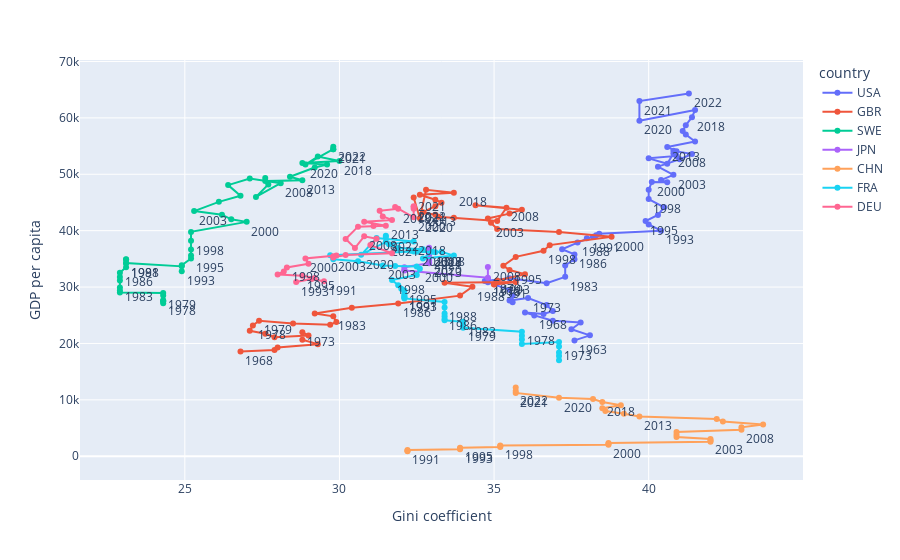

Notebook cell for this chart:
### Code cell
# plot GDP per capita on the y-axis and Gini on the x-axis:
fig = px.line(plot_data, 
              x = "gini", 
              y = "gdppc", 
              color = "country", 
              text = "year", 
              height = 800,
              labels = {"gini" : "Gini coefficient", "gdppc" : "GDP per capita"}
             )
fig.update_traces(textposition="bottom right")
fig.show()

### Figure 1 — Plotly figure (JSON) as saved in the notebook; plotly's stock layout.template omitted (floating-point values rounded to 4 significant figures)
{"data": [{"hovertemplate": "country=USA<br>Gini coefficient=%{x}<br>GDP per capita=%{y}<br>year=%{text}<extra></extra>", "legendgroup": "USA", "line": {"color": "#636efa", "dash": "solid"}, "marker": {"symbol": "circle"}, "mode": "lines+markers+text", "name": "USA", "orientation": "v", "showlegend": true, "text": [1963, null, null, null, null, 1968, null, null, null, null, 1973, null, null, null, null, 1978, 1979, null, null, null, 1983, null, null, 1986, null, 1988, null, null, 1991, null, 1993, null, 1995, null, null, 1998, null, 2000, null, null, 2003, null, null, null, null, 2008, null, null, null, null, 2013, null, null, null, null, 2018, null, 2020, 2021, 2022, null], "textposition": "bottom right", "type": "scatter", "x": [37.6, 38.1, 37.5, 37.8, 36.9, 36.3, 36, 36.6, 36.9, 36.7, 36.1, 35.5, 35.6, 35.6, 35.5, 34.8, 34.8, 34.7, 35.5, 36.7, 37.3, 37.3, 37.6, 37.6, 37.2, 37.7, 38.2, 38.3, 38, 38.4, 40.4, 40, 39.9, 40.3, 40.5, 40, 40, 40.1, 40.6, 40.4, 40.8, 40.3, 41, 41.4, 40.8, 40.8, 40.6, 40, 40.9, 40.9, 40.6, 41.5, 41.2, 41.1, 41.2, 41.4, 41.5, 39.7, 39.7, 41.3, null], "xaxis": "x", "y": [20550.0, 21440.0, 22530.0, 23710.0, 24040.0, 24950.0, 25470.0, 25230.0, 25730.0, 26800.0, 28040.0, 27640.0, 27310.0, 28510.0, 29530.0, 30830.0, 31460.0, 31080.0, 31560.0, 30700.0, 31810.0, 33820.0, 34920.0, 35790.0, 36700.0, 37890.0, 38910.0, 39200.0, 38640.0, 39450.0, 40000.0, 41110.0, 41710.0, 42780.0, 44150.0, 45600.0, 47230.0, 48620.0, 48600.0, 48970.0, 49910.0, 51350.0, 52650.0, 53600.0, 54150.0, 53700.0, 51860.0, 52820.0, 53260.0, 54080.0, 54840.0, 55820.0, 57040.0, 57660.0, 58700.0, 60130.0, 61400.0, 59490.0, 63000.0, 64340.0, 65880.0], "yaxis": "y"}, {"hovertemplate": "country=GBR<br>Gini coefficient=%{x}<br>GDP per capita=%{y}<br>year=%{text}<extra></extra>", "legendgroup": "GBR", "line": {"color": "#EF553B", "dash": "solid"}, "marker": {"symbol": "circle"}, "mode": "lines+markers+text", "name": "GBR", "orientation": "v", "showlegend": true, "text": [1963, null, null, null, null, 1968, null, null, null, null, 1973, null, null, null, null, 1978, 1979, null, null, null, 1983, null, null, 1986, null, 1988, null, null, 1991, null, 1993, null, 1995, null, null, 1998, null, 2000, null, null, 2003, null, null, null, null, 2008, null, null, null, null, 2013, null, null, null, null, 2018, null, 2020, 2021, 2022, null], "textposition": "bottom right", "type": "scatter", "x": [null, null, null, null, null, 26.8, 27.9, 28, 29.3, 28.8, 28.8, 29, 27.9, 27.6, 27.1, 27.2, 27.4, 28.5, 29.7, 29.9, 29.8, 29.2, 30.4, 31.9, 33.9, 34.3, 33.4, 35.7, 35, 35, 35.1, 36, 35.5, 35.3, 35.7, 36.6, 36.8, 38.8, 37.1, 35.1, 34.9, 34.8, 35.5, 35.9, 34.4, 35.4, 35.1, 33.7, 33.2, 33.1, 32.7, 33.1, 33.3, 33.1, 32.6, 33.7, 32.8, 32.6, 32.4, null, null], "xaxis": "x", "y": [16100.0, 16890.0, 17140.0, 17310.0, 17690.0, 18570.0, 18850.0, 19290.0, 19880.0, 20670.0, 21970.0, 21410.0, 21100.0, 21720.0, 22260.0, 23190.0, 24040.0, 23530.0, 23330.0, 23810.0, 24800.0, 25330.0, 26320.0, 27080.0, 28480.0, 30050.0, 30740.0, 30880.0, 30440.0, 30480.0, 31170.0, 32280.0, 33010.0, 33780.0, 35350.0, 36450.0, 37440.0, 38920.0, 39770.0, 40310.0, 41390.0, 42170.0, 43020.0, 43720.0, 44520.0, 44070.0, 41710.0, 42310.0, 42460.0, 42800.0, 43280.0, 44340.0, 44960.0, 45480.0, 46370.0, 46740.0, 47230.0, 42220.0, 45870.0, 47550.0, 47320.0], "yaxis": "y"}, {"hovertemplate": "country=SWE<br>Gini coefficient=%{x}<br>GDP per capita=%{y}<br>year=%{text}<extra></extra>", "legendgroup": "SWE", "line": {"color": "#00cc96", "dash": "solid"}, "marker": {"symbol": "circle"}, "mode": "lines+markers+text", "name": "SWE", "orientation": "v", "showlegend": true, "text": [1963, null, null, null, null, 1968, null, null, null, null, 1973, null, null, null, null, 1978, 1979, null, null, null, 1983, null, null, 1986, null, 1988, null, null, 1991, null, 1993, null, 1995, null, null, 1998, null, 2000, null, null, 2003, null, null, null, null, 2008, null, null, null, null, 2013, null, null, null, null, 2018, null, 2020, 2021, 2022, null], "textposition": "bottom right", "type": "scatter", "x": [null, null, null, null, null, null, null, null, null, null, null, null, 24.3, 24.3, 24.3, 24.3, 24.3, 24.3, 22.9, 22.9, 22.9, 22.9, 22.9, 22.9, 23.1, 23.1, 23.1, 23.1, 23.1, 24.9, 24.9, 24.9, 25.2, 25.2, 25.2, 25.2, 25.2, 27, 26.5, 26.2, 25.3, 26.1, 26.8, 26.4, 27.1, 28.1, 27.3, 27.7, 27.6, 27.6, 28.8, 28.4, 29.2, 29.6, 28.8, 30, 29.3, 28.9, 29.8, 29.8, 29.8], "xaxis": "x", "y": [19200.0, 20360.0, 20940.0, 21180.0, 21720.0, 22390.0, 23340.0, 24620.0, 24690.0, 25180.0, 26130.0, 26890.0, 27460.0, 27650.0, 27120.0, 27510.0, 28500.0, 28930.0, 29030.0, 29370.0, 29920.0, 31150.0, 31780.0, 32550.0, 33530.0, 34230.0, 34910.0, 34900.0, 34270.0, 33670.0, 32790.0, 33860.0, 35060.0, 35600.0, 36680.0, 38210.0, 39790.0, 41560.0, 42010.0, 42830.0, 43470.0, 45110.0, 46190.0, 48080.0, 49260.0, 48430.0, 45970.0, 48200.0, 49360.0, 48790.0, 48930.0, 49560.0, 51200.0, 51750.0, 51990.0, 52360.0, 53160.0, 51720.0, 54460.0, 54880.0, 54450.0], "yaxis": "y"}, {"hovertemplate": "country=JPN<br>Gini coefficient=%{x}<br>GDP per capita=%{y}<br>year=%{text}<extra></extra>", "legendgroup": "JPN", "line": {"color": "#ab63fa", "dash": "solid"}, "marker": {"symbol": "circle"}, "mode": "lines+markers+text", "name": "JPN", "orientation": "v", "showlegend": true, "text": [1963, null, null, null, null, 1968, null, null, null, null, 1973, null, null, null, null, 1978, 1979, null, null, null, 1983, null, null, 1986, null, 1988, null, null, 1991, null, 1993, null, 1995, null, null, 1998, null, 2000, null, null, 2003, null, null, null, null, 2008, null, null, null, null, 2013, null, null, null, null, 2018, null, 2020, 2021, 2022, null], "textposition": "bottom right", "type": "scatter", "x": [null, null, null, null, null, null, null, null, null, null, null, null, null, null, null, null, null, null, null, null, null, null, null, null, null, null, null, null, null, null, null, null, null, null, null, null, null, null, null, null, null, null, null, null, null, 34.8, 34.8, 32.1, 32.1, 32.1, 32.9, 32.9, 32.9, 32.9, 32.9, 32.9, 32.9, 32.9, 32.9, 32.9, 32.9], "xaxis": "x", "y": [8220.0, 9085.0, 9511.0, 10430.0, 11460.0, 12790.0, 14220.0, 14110.0, 14460.0, 15460.0, 16460.0, 16050.0, 16330.0, 16800.0, 17370.0, 18120.0, 18950.0, 19330.0, 20010.0, 20530.0, 21120.0, 21910.0, 22900.0, 23530.0, 24500.0, 26030.0, 27200.0, 28420.0, 29310.0, 29460.0, 29230.0, 29470.0, 30170.0, 31050.0, 31280.0, 30800.0, 30640.0, 31430.0, 31480.0, 31420.0, 31830.0, 32520.0, 33100.0, 33530.0, 33990.0, 33560.0, 31650.0, 32940.0, 33010.0, 33520.0, 34240.0, 34390.0, 34960.0, 35240.0, 35860.0, 36140.0, 36040.0, 34650.0, 35700.0, 36200.0, 36990.0], "yaxis": "y"}, {"hovertemplate": "country=CHN<br>Gini coefficient=%{x}<br>GDP per capita=%{y}<br>year=%{text}<extra></extra>", "legendgroup": "CHN", "line": {"color": "#FFA15A", "dash": "solid"}, "marker": {"symbol": "circle"}, "mode": "lines+markers+text", "name": "CHN", "orientation": "v", "showlegend": true, "text": [1963, null, null, null, null, 1968, null, null, null, null, 1973, null, null, null, null, 1978, 1979, null, null, null, 1983, null, null, 1986, null, 1988, null, null, 1991, null, 1993, null, 1995, null, null, 1998, null, 2000, null, null, 2003, null, null, null, null, 2008, null, null, null, null, 2013, null, null, null, null, 2018, null, 2020, 2021, 2022, null], "textposition": "bottom right", "type": "scatter", "x": [null, null, null, null, null, null, null, null, null, null, null, null, null, null, null, null, null, null, null, null, null, null, null, null, null, null, null, 32.2, 32.2, 32.2, 33.9, 33.9, 33.9, 35.2, 35.2, 35.2, 38.7, 38.7, 38.7, 42, 42, 42, 40.9, 40.9, 40.9, 43, 43, 43.7, 42.4, 42.2, 39.7, 39.2, 38.6, 38.5, 39.1, 38.5, 38.2, 37.1, 35.7, 35.7, 35.7], "xaxis": "x", "y": [176.4, 203.7, 232.6, 250.3, 229.9, 214.8, 244.4, 283.6, 295.4, 299.2, 315.1, 315.8, 337.3, 326.9, 346.9, 381.1, 404.6, 430.9, 447.1, 480.3, 524.4, 596.2, 667.1, 716.1, 786.9, 861.2, 883.8, 905.0, 975.5, 1101.0, 1239.0, 1385.0, 1520.0, 1653.0, 1788.0, 1910.0, 2038.0, 2194.0, 2360.0, 2558.0, 2797.0, 3062.0, 3391.0, 3801.0, 4319.0, 4712.0, 5129.0, 5647.0, 6153.0, 6592.0, 7056.0, 7533.0, 8016.0, 8517.0, 9053.0, 9619.0, 10160.0, 10360.0, 11220.0, 11560.0, 12180.0], "yaxis": "y"}, {"hovertemplate": "country=FRA<br>Gini coefficient=%{x}<br>GDP per capita=%{y}<br>year=%{text}<extra></extra>", "legendgroup": "FRA", "line": {"color": "#19d3f3", "dash": "solid"}, "marker": {"symbol": "circle"}, "mode": "lines+markers+text", "name": "FRA", "orientation": "v", "showlegend": true, "text": [1963, null, null, null, null, 1968, null, null, null, null, 1973, null, null, null, null, 1978, 1979, null, null, null, 1983, null, null, 1986, null, 1988, null, null, 1991, null, 1993, null, 1995, null, null, 1998, null, 2000, null, null, 2003, null, null, null, null, 2008, null, null, null, null, 2013, null, null, null, null, 2018, null, 2020, 2021, 2022, null], "textposition": "bottom right", "type": "scatter", "x": [null, null, null, null, null, null, null, 37.1, 37.1, 37.1, 37.1, 37.1, 35.9, 35.9, 35.9, 35.9, 34, 34, 34, 34, 34, 33.4, 33.4, 33.4, 33.4, 33.4, 33.4, 32.1, 32.1, 32.1, 32.1, 32.1, 32.1, 32, 31.9, 31.7, 32.5, 32.6, 32.5, 31.8, 31.4, 30.6, 29.8, 29.7, 32.4, 33, 32.7, 33.7, 33.3, 33.1, 32.5, 32.3, 32.7, 31.9, 31.6, 32.4, 31.2, 30.7, 31.5, 31.5, 31.5], "xaxis": "x", "y": [12380.0, 13040.0, 13540.0, 14120.0, 14690.0, 15230.0, 16180.0, 17020.0, 17760.0, 18410.0, 19470.0, 20240.0, 19920.0, 20710.0, 21350.0, 22080.0, 22790.0, 23050.0, 23190.0, 23670.0, 23840.0, 24100.0, 24360.0, 24810.0, 25310.0, 26370.0, 27370.0, 27990.0, 28200.0, 28480.0, 28260.0, 28820.0, 29380.0, 29680.0, 30330.0, 31260.0, 32150.0, 33260.0, 33640.0, 33750.0, 33840.0, 34560.0, 34950.0, 35650.0, 36320.0, 36260.0, 35050.0, 35580.0, 36270.0, 36160.0, 36260.0, 36440.0, 36700.0, 36920.0, 37580.0, 38060.0, 38710.0, 35710.0, 38030.0, 38880.0, 39120.0], "yaxis": "y"}, {"hovertemplate": "country=DEU<br>Gini coefficient=%{x}<br>GDP per capita=%{y}<br>year=%{text}<extra></extra>", "legendgroup": "DEU", "line": {"color": "#FF6692", "dash": "solid"}, "marker": {"symbol": "circle"}, "mode": "lines+markers+text", "name": "DEU", "orientation": "v", "showlegend": true, "text": [1963, null, null, null, null, 1968, null, null, null, null, 1973, null, null, null, null, 1978, 1979, null, null, null, 1983, null, null, 1986, null, 1988, null, null, 1991, null, 1993, null, 1995, null, null, 1998, null, 2000, null, null, 2003, null, null, null, null, 2008, null, null, null, null, 2013, null, null, null, null, 2018, null, 2020, 2021, 2022, null], "textposition": "bottom right", "type": "scatter", "x": [null, null, null, null, null, null, null, null, null, null, null, null, null, null, null, null, null, null, null, null, null, null, null, null, null, null, null, null, 29.5, 29.1, 28.6, 29.2, 28.8, 28, 28.2, 28.3, 29, 28.9, 29.9, 29.8, 29.8, 30.2, 31.7, 31, 31.2, 30.8, 30.5, 30.2, 30.6, 31.1, 31.5, 30.8, 31.7, 31.4, 31.3, 31.9, 31.8, 32.4, 32.4, 32.4, 32.4], "xaxis": "x", "y": [13770.0, 14560.0, 15200.0, 15490.0, 15370.0, 16170.0, 17230.0, 18050.0, 18580.0, 19290.0, 20150.0, 20320.0, 20220.0, 21310.0, 22080.0, 22760.0, 23690.0, 23980.0, 24070.0, 24000.0, 24440.0, 25210.0, 25860.0, 26440.0, 26770.0, 27650.0, 28510.0, 29750.0, 31040.0, 31430.0, 30920.0, 31610.0, 31990.0, 32230.0, 32780.0, 33460.0, 34150.0, 35090.0, 35600.0, 35460.0, 35250.0, 35670.0, 36010.0, 37440.0, 38570.0, 39000.0, 36930.0, 38520.0, 40710.0, 40830.0, 40880.0, 41590.0, 41910.0, 42530.0, 43520.0, 43870.0, 44210.0, 42360.0, 43900.0, 44180.0, 44340.0], "yaxis": "y"}], "layout": {"autosize": true, "legend": {"title": {"text": "country"}, "tracegroupgap": 0}, "margin": {"t": 60}, "xaxis": {"anchor": "y", "autorange": true, "domain": [0, 1], "range": [21.64, 44.96], "title": {"text": "Gini coefficient"}, "type": "linear"}, "yaxis": {"anchor": "x", "autorange": true, "domain": [0, 1], "range": [-3940.0, 69990.0], "title": {"text": "GDP per capita"}, "type": "linear"}}}
